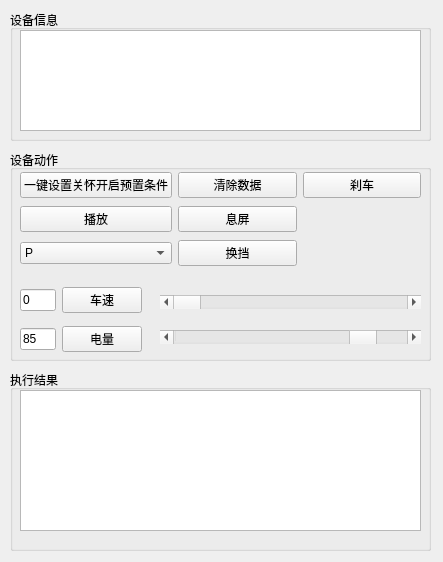
<?xml version="1.0" encoding="UTF-8"?>
<ui version="4.0">
 <class>Wgr</class>
 <widget class="QWidget" name="Wgr">
  <property name="geometry">
   <rect>
    <x>0</x>
    <y>0</y>
    <width>443</width>
    <height>562</height>
   </rect>
  </property>
  <property name="windowTitle">
   <string>Form</string>
  </property>
  <widget class="QGroupBox" name="groupBox_device_action">
   <property name="geometry">
    <rect>
     <x>10</x>
     <y>150</y>
     <width>421</width>
     <height>211</height>
    </rect>
   </property>
   <property name="title">
    <string>设备动作</string>
   </property>
   <widget class="QWidget" name="gridLayoutWidget">
    <property name="geometry">
     <rect>
      <x>10</x>
      <y>20</y>
      <width>401</width>
      <height>101</height>
     </rect>
    </property>
    <layout class="QGridLayout" name="gridLayout">
     <item row="1" column="1">
      <widget class="QPushButton" name="pushButton_screen">
       <property name="text">
        <string>息屏</string>
       </property>
      </widget>
     </item>
     <item row="2" column="0">
      <widget class="QComboBox" name="comboBox_gears">
       <property name="enabled">
        <bool>true</bool>
       </property>
       <item>
        <property name="text">
         <string>P</string>
        </property>
       </item>
       <item>
        <property name="text">
         <string>N</string>
        </property>
       </item>
       <item>
        <property name="text">
         <string>R</string>
        </property>
       </item>
       <item>
        <property name="text">
         <string>D</string>
        </property>
       </item>
      </widget>
     </item>
     <item row="0" column="0">
      <widget class="QPushButton" name="pushButton_set">
       <property name="text">
        <string>一键设置关怀开启预置条件</string>
       </property>
      </widget>
     </item>
     <item row="1" column="0">
      <widget class="QPushButton" name="pushButton_play">
       <property name="text">
        <string>播放</string>
       </property>
      </widget>
     </item>
     <item row="2" column="1">
      <widget class="QPushButton" name="pushButton_gears">
       <property name="text">
        <string>换挡</string>
       </property>
      </widget>
     </item>
     <item row="0" column="1">
      <widget class="QPushButton" name="pushButton_clearData">
       <property name="text">
        <string>清除数据</string>
       </property>
      </widget>
     </item>
     <item row="0" column="2">
      <widget class="QPushButton" name="pushButton_brake">
       <property name="text">
        <string>刹车</string>
       </property>
      </widget>
     </item>
    </layout>
   </widget>
   <widget class="QWidget" name="verticalLayoutWidget">
    <property name="geometry">
     <rect>
      <x>150</x>
      <y>130</y>
      <width>261</width>
      <height>81</height>
     </rect>
    </property>
    <layout class="QVBoxLayout" name="verticalLayout">
     <item>
      <widget class="QScrollBar" name="horizontalScrollBar_speed">
       <property name="tabletTracking">
        <bool>false</bool>
       </property>
       <property name="maximum">
        <number>100</number>
       </property>
       <property name="orientation">
        <enum>Qt::Horizontal</enum>
       </property>
      </widget>
     </item>
     <item>
      <widget class="QScrollBar" name="horizontalScrollBar_battery">
       <property name="enabled">
        <bool>true</bool>
       </property>
       <property name="maximum">
        <number>100</number>
       </property>
       <property name="value">
        <number>85</number>
       </property>
       <property name="tracking">
        <bool>true</bool>
       </property>
       <property name="orientation">
        <enum>Qt::Horizontal</enum>
       </property>
       <property name="invertedAppearance">
        <bool>false</bool>
       </property>
      </widget>
     </item>
    </layout>
   </widget>
   <widget class="QWidget" name="gridLayoutWidget_2">
    <property name="geometry">
     <rect>
      <x>10</x>
      <y>130</y>
      <width>122</width>
      <height>81</height>
     </rect>
    </property>
    <layout class="QGridLayout" name="gridLayout_2">
     <item row="0" column="2">
      <widget class="QPushButton" name="pushButton_speed">
       <property name="text">
        <string>车速</string>
       </property>
      </widget>
     </item>
     <item row="0" column="0">
      <widget class="QLineEdit" name="lineEdit_speed">
       <property name="text">
        <string>0</string>
       </property>
      </widget>
     </item>
     <item row="3" column="0">
      <widget class="QLineEdit" name="lineEdit_battery">
       <property name="text">
        <string>85</string>
       </property>
      </widget>
     </item>
     <item row="3" column="2">
      <widget class="QPushButton" name="pushButton_battery">
       <property name="text">
        <string>电量</string>
       </property>
      </widget>
     </item>
    </layout>
   </widget>
  </widget>
  <widget class="QGroupBox" name="groupBox_exec_result">
   <property name="geometry">
    <rect>
     <x>10</x>
     <y>370</y>
     <width>421</width>
     <height>181</height>
    </rect>
   </property>
   <property name="title">
    <string>执行结果</string>
   </property>
   <widget class="QTextEdit" name="textEdit_result">
    <property name="geometry">
     <rect>
      <x>10</x>
      <y>20</y>
      <width>401</width>
      <height>141</height>
     </rect>
    </property>
   </widget>
  </widget>
  <widget class="QGroupBox" name="groupBox_device_information">
   <property name="geometry">
    <rect>
     <x>10</x>
     <y>10</y>
     <width>421</width>
     <height>131</height>
    </rect>
   </property>
   <property name="title">
    <string>设备信息</string>
   </property>
   <widget class="QTextEdit" name="textEdit_all_devices_information">
    <property name="geometry">
     <rect>
      <x>10</x>
      <y>20</y>
      <width>401</width>
      <height>101</height>
     </rect>
    </property>
   </widget>
  </widget>
 </widget>
 <resources/>
 <connections/>
</ui>
